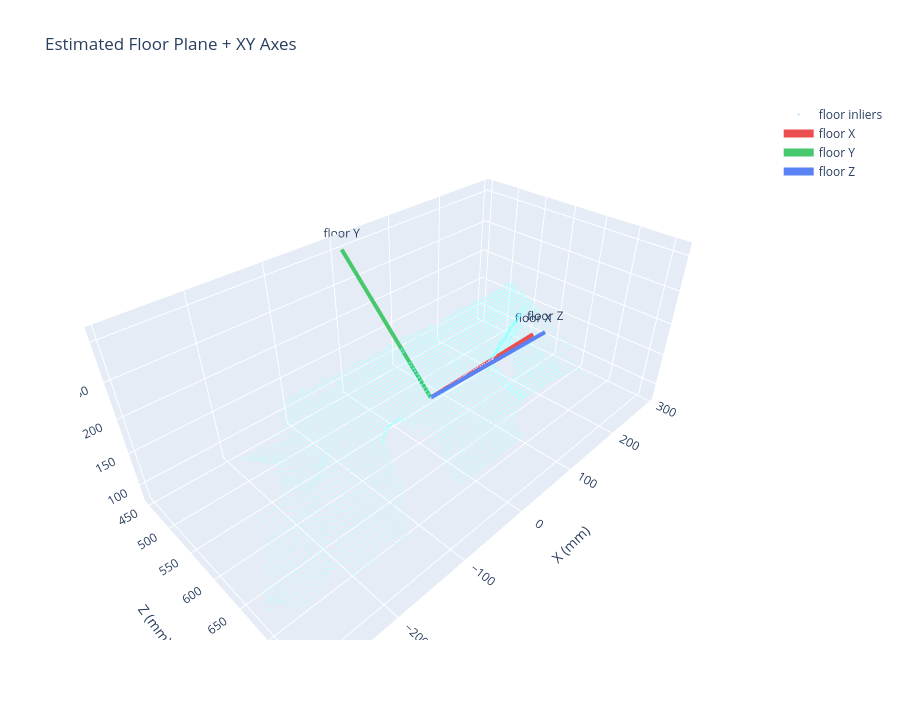

Notebook code cell kept with this figure:
### Code cell
# Floor plane estimation from depth point cloud + XY axis construction
import numpy as np

if "point_cloud_xyz_mm" not in globals() or point_cloud_xyz_mm.shape[0] < 300:
    raise RuntimeError("Run Cell 3 first to build point_cloud_xyz_mm (>= 300 points).")

pc = np.asarray(point_cloud_xyz_mm, dtype=np.float64)

# Use lower-half Y points as floor candidates in camera coordinates (Y grows downward).
y_q = np.percentile(pc[:, 1], 55.0)
candidates = pc[pc[:, 1] >= y_q]
if candidates.shape[0] < 300:
    candidates = pc

# Optional outlier guard by Z range
z_lo, z_hi = np.percentile(candidates[:, 2], [5.0, 98.0])
candidates = candidates[(candidates[:, 2] >= z_lo) & (candidates[:, 2] <= z_hi)]
if candidates.shape[0] < 300:
    raise RuntimeError("Not enough floor candidates after filtering.")


def fit_plane_3pts(p1: np.ndarray, p2: np.ndarray, p3: np.ndarray):
    v1 = p2 - p1
    v2 = p3 - p1
    n = np.cross(v1, v2)
    nn = np.linalg.norm(n)
    if nn < 1e-9:
        return None
    n /= nn
    d = -float(np.dot(n, p1))
    return np.array([n[0], n[1], n[2], d], dtype=np.float64)


def plane_dist(pts: np.ndarray, plane: np.ndarray) -> np.ndarray:
    return np.abs(pts @ plane[:3] + plane[3])


rng = np.random.default_rng(7)
best_plane = None
best_inliers = None
best_count = -1
N_ITER = 500
DIST_TH_MM = 18.0

for _ in range(N_ITER):
    ids = rng.choice(candidates.shape[0], size=3, replace=False)
    pl = fit_plane_3pts(candidates[ids[0]], candidates[ids[1]], candidates[ids[2]])
    if pl is None:
        continue

    # Prefer near-horizontal floor in camera frame: normal roughly aligned to +/-Y.
    if abs(pl[1]) < 0.70:
        continue

    d = plane_dist(candidates, pl)
    inliers = d < DIST_TH_MM
    cnt = int(np.count_nonzero(inliers))
    if cnt > best_count:
        best_count = cnt
        best_plane = pl
        best_inliers = inliers

if best_plane is None or best_count < 200:
    raise RuntimeError("Failed to estimate a stable floor plane.")

# Refit plane using PCA on inliers for stability
inlier_pts = candidates[best_inliers]
origin = inlier_pts.mean(axis=0)
C = inlier_pts - origin
_, _, vh = np.linalg.svd(C, full_matrices=False)
normal = vh[-1]
normal = normal / (np.linalg.norm(normal) + 1e-12)

# Keep +Z-ish direction consistent (up from floor toward camera-forward side)
if normal[2] < 0:
    normal = -normal

# Build floor X/Y axes on plane
camera_x = np.array([1.0, 0.0, 0.0], dtype=np.float64)
floor_x = camera_x - np.dot(camera_x, normal) * normal
if np.linalg.norm(floor_x) < 1e-6:
    alt = np.array([0.0, 0.0, 1.0], dtype=np.float64)
    floor_x = alt - np.dot(alt, normal) * normal
floor_x /= np.linalg.norm(floor_x) + 1e-12
floor_y = np.cross(normal, floor_x)
floor_y /= np.linalg.norm(floor_y) + 1e-12

# Ensure right-handed frame
R_floor_to_cam = np.column_stack([floor_x, floor_y, normal])
if np.linalg.det(R_floor_to_cam) < 0:
    floor_y = -floor_y
    R_floor_to_cam = np.column_stack([floor_x, floor_y, normal])


def world_to_floor(points_mm: np.ndarray) -> np.ndarray:
    pts = np.asarray(points_mm, dtype=np.float64)
    return (pts - origin) @ R_floor_to_cam


def floor_to_world(points_floor_mm: np.ndarray) -> np.ndarray:
    pts = np.asarray(points_floor_mm, dtype=np.float64)
    return pts @ R_floor_to_cam.T + origin


FLOOR_ORIGIN_MM = origin
FLOOR_NORMAL = normal
FLOOR_X_AXIS = floor_x
FLOOR_Y_AXIS = floor_y
FLOOR_Z_AXIS = normal
FLOOR_ROT = R_floor_to_cam
FLOOR_PLANE_INLIERS = inlier_pts

print("Floor plane estimated")
print("  inliers:", best_count, "/", candidates.shape[0])
print("  origin(mm):", np.round(FLOOR_ORIGIN_MM, 2))
print("  x-axis:", np.round(FLOOR_X_AXIS, 4))
print("  y-axis:", np.round(FLOOR_Y_AXIS, 4))
print("  z-axis(normal):", np.round(FLOOR_Z_AXIS, 4))

if "go" in globals() and go is not None:
    axis_len = 220.0
    o = FLOOR_ORIGIN_MM
    x_tip = o + axis_len * FLOOR_X_AXIS
    y_tip = o + axis_len * FLOOR_Y_AXIS
    z_tip = o + axis_len * FLOOR_Z_AXIS

    fig_floor = go.Figure()
    fig_floor.add_trace(
        go.Scatter3d(
            x=inlier_pts[:, 0], y=inlier_pts[:, 2], z=inlier_pts[:, 1],
            mode="markers", marker={"size": 1, "color": "rgba(60,160,255,0.45)"},
            name="floor inliers"
        )
    )

    def add_axis(p0, p1, name, color):
        fig_floor.add_trace(
            go.Scatter3d(
                x=[p0[0], p1[0]], y=[p0[2], p1[2]], z=[p0[1], p1[1]],
                mode="lines+text", line={"width": 8, "color": color},
                text=["", name], textposition="top center", name=name
            )
        )

    add_axis(o, x_tip, "floor X", "rgb(235,80,80)")
    add_axis(o, y_tip, "floor Y", "rgb(70,200,110)")
    add_axis(o, z_tip, "floor Z", "rgb(90,130,245)")

    fig_floor.update_layout(
        title="Estimated Floor Plane + XY Axes",
        scene={
            "xaxis_title": "X (mm)",
            "yaxis_title": "Z (mm)",
            "zaxis_title": "Y (mm)",
            "xaxis": {"autorange": "reversed"},
            "aspectmode": "data",
        },
        height=720,
    )
    fig_floor.show()

# Convenience projections in floor frame (XY on floor plane, Z = height from floor)
scene_objects_floor = []
if "scene_objects" in globals():
    for obj in scene_objects:
        c = obj.get("center_xyz_mm")
        if c is None:
            continue
        p_floor = world_to_floor(np.asarray(c, dtype=np.float64))
        scene_objects_floor.append({
            "class_name": obj.get("class_name", "obj"),
            "x_floor_mm": float(p_floor[0]),
            "y_floor_mm": float(p_floor[1]),
            "z_height_mm": float(p_floor[2]),
        })

if "grasp_point_mm" in globals():
    GRASP_POINT_FLOOR_MM = world_to_floor(np.asarray(grasp_point_mm, dtype=np.float64))
else:
    GRASP_POINT_FLOOR_MM = None

print("Floor-frame object coordinates (x,y on floor, z=height):")
for item in scene_objects_floor[:10]:
    print(f"  {item['class_name']}: x={item['x_floor_mm']:.1f}, y={item['y_floor_mm']:.1f}, h={item['z_height_mm']:.1f} mm")

### Figure 1 — Plotly figure (JSON) as saved in the notebook; plotly's stock layout.template omitted (floating-point values rounded to 4 significant figures; data arrays with more than 128 entries replaced by an {"elided": "..."} marker saying what was removed)
{"data": [{"marker": {"color": "rgba(60,160,255,0.45)", "size": 1}, "mode": "markers", "name": "floor inliers", "type": "scatter3d", "x": {"elided": "4370 float values"}, "y": {"elided": "4370 float values"}, "z": {"elided": "4370 float values"}}, {"line": {"color": "rgb(235,80,80)", "width": 8}, "mode": "lines+text", "name": "floor X", "text": ["", "floor X"], "textposition": "top center", "type": "scatter3d", "x": [9.857, 229.7], "y": [610.8, 605.7], "z": [150.2, 144.8]}, {"line": {"color": "rgb(70,200,110)", "width": 8}, "mode": "lines+text", "name": "floor Y", "text": ["", "floor Y"], "textposition": "top center", "type": "scatter3d", "x": [9.857, 9.857], "y": [610.8, 450.3], "z": [150.2, 300.7]}, {"line": {"color": "rgb(90,130,245)", "width": 8}, "mode": "lines+text", "name": "floor Z", "text": ["", "floor Z"], "textposition": "top center", "type": "scatter3d", "x": [9.857, 17.29], "y": [610.8, 761.2], "z": [150.2, 310.6]}], "layout": {"height": 720, "scene": {"aspectmode": "data", "xaxis": {"autorange": "reversed", "title": {"text": "X (mm)"}}, "yaxis": {"title": {"text": "Z (mm)"}}, "zaxis": {"title": {"text": "Y (mm)"}}}, "title": {"text": "Estimated Floor Plane + XY Axes"}}}
